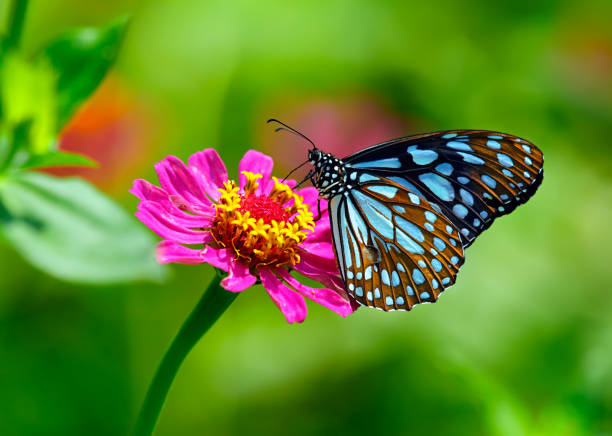
#> input picture task_2/subtask_2/img.png, 612 x 436 px
$ python main.py
#> lines starting #> are read from the running program, lines starting #| are printed output that depends on the picture
from PIL import Image

def main():
    image = Image.open("img.png")
#> image is the input picture: PIL image 612x436 RGBA; mean R, G, B, A 99, 132.6, 41.8, 255
    bw_image = image.convert("L")
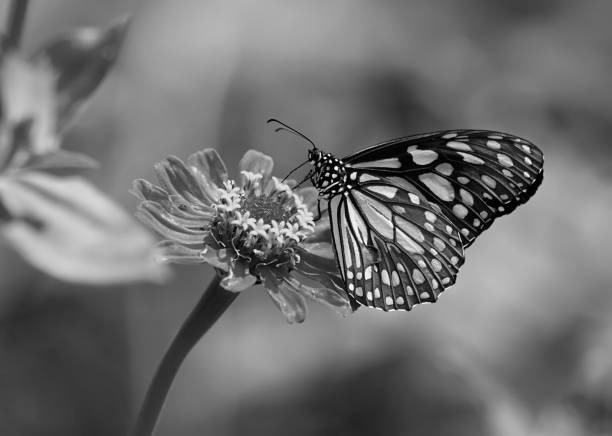
#> bw_image: PIL image 612x436 L; min 0, max 253, mean 112.2
    bw_image.show()

if __name__ == "__main__":
    main()
